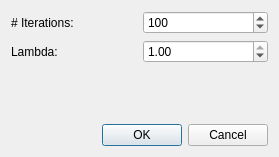
<?xml version="1.0" encoding="UTF-8"?>
<ui version="4.0">
 <class>SmoothingDialog</class>
 <widget class="QDialog" name="SmoothingDialog">
  <property name="geometry">
   <rect>
    <x>0</x>
    <y>0</y>
    <width>279</width>
    <height>157</height>
   </rect>
  </property>
  <property name="windowTitle">
   <string>Dialog</string>
  </property>
  <layout class="QVBoxLayout" name="verticalLayout">
   <item>
    <layout class="QHBoxLayout" name="horizontalLayout">
     <item>
      <widget class="QLabel" name="label">
       <property name="text">
        <string># Iterations:</string>
       </property>
      </widget>
     </item>
     <item>
      <widget class="QSpinBox" name="sb_iters">
       <property name="accelerated">
        <bool>true</bool>
       </property>
       <property name="minimum">
        <number>0</number>
       </property>
       <property name="maximum">
        <number>1000</number>
       </property>
       <property name="singleStep">
        <number>10</number>
       </property>
       <property name="value">
        <number>100</number>
       </property>
      </widget>
     </item>
    </layout>
   </item>
   <item>
    <layout class="QHBoxLayout" name="horizontalLayout_2">
     <item>
      <widget class="QLabel" name="label_2">
       <property name="text">
        <string>Lambda:</string>
       </property>
      </widget>
     </item>
     <item>
      <widget class="QDoubleSpinBox" name="sb_lambda">
       <property name="accelerated">
        <bool>true</bool>
       </property>
       <property name="maximum">
        <double>1.000000000000000</double>
       </property>
       <property name="singleStep">
        <double>0.100000000000000</double>
       </property>
       <property name="value">
        <double>1.000000000000000</double>
       </property>
      </widget>
     </item>
    </layout>
   </item>
   <item>
    <spacer name="verticalSpacer">
     <property name="orientation">
      <enum>Qt::Vertical</enum>
     </property>
     <property name="sizeHint" stdset="0">
      <size>
       <width>20</width>
       <height>18</height>
      </size>
     </property>
    </spacer>
   </item>
   <item>
    <widget class="QDialogButtonBox" name="buttonBox">
     <property name="orientation">
      <enum>Qt::Horizontal</enum>
     </property>
     <property name="standardButtons">
      <set>QDialogButtonBox::Cancel|QDialogButtonBox::Ok</set>
     </property>
    </widget>
   </item>
  </layout>
 </widget>
 <resources/>
 <connections>
  <connection>
   <sender>buttonBox</sender>
   <signal>accepted()</signal>
   <receiver>SmoothingDialog</receiver>
   <slot>accept()</slot>
   <hints>
    <hint type="sourcelabel">
     <x>248</x>
     <y>254</y>
    </hint>
    <hint type="destinationlabel">
     <x>157</x>
     <y>274</y>
    </hint>
   </hints>
  </connection>
  <connection>
   <sender>buttonBox</sender>
   <signal>rejected()</signal>
   <receiver>SmoothingDialog</receiver>
   <slot>reject()</slot>
   <hints>
    <hint type="sourcelabel">
     <x>316</x>
     <y>260</y>
    </hint>
    <hint type="destinationlabel">
     <x>286</x>
     <y>274</y>
    </hint>
   </hints>
  </connection>
 </connections>
</ui>
